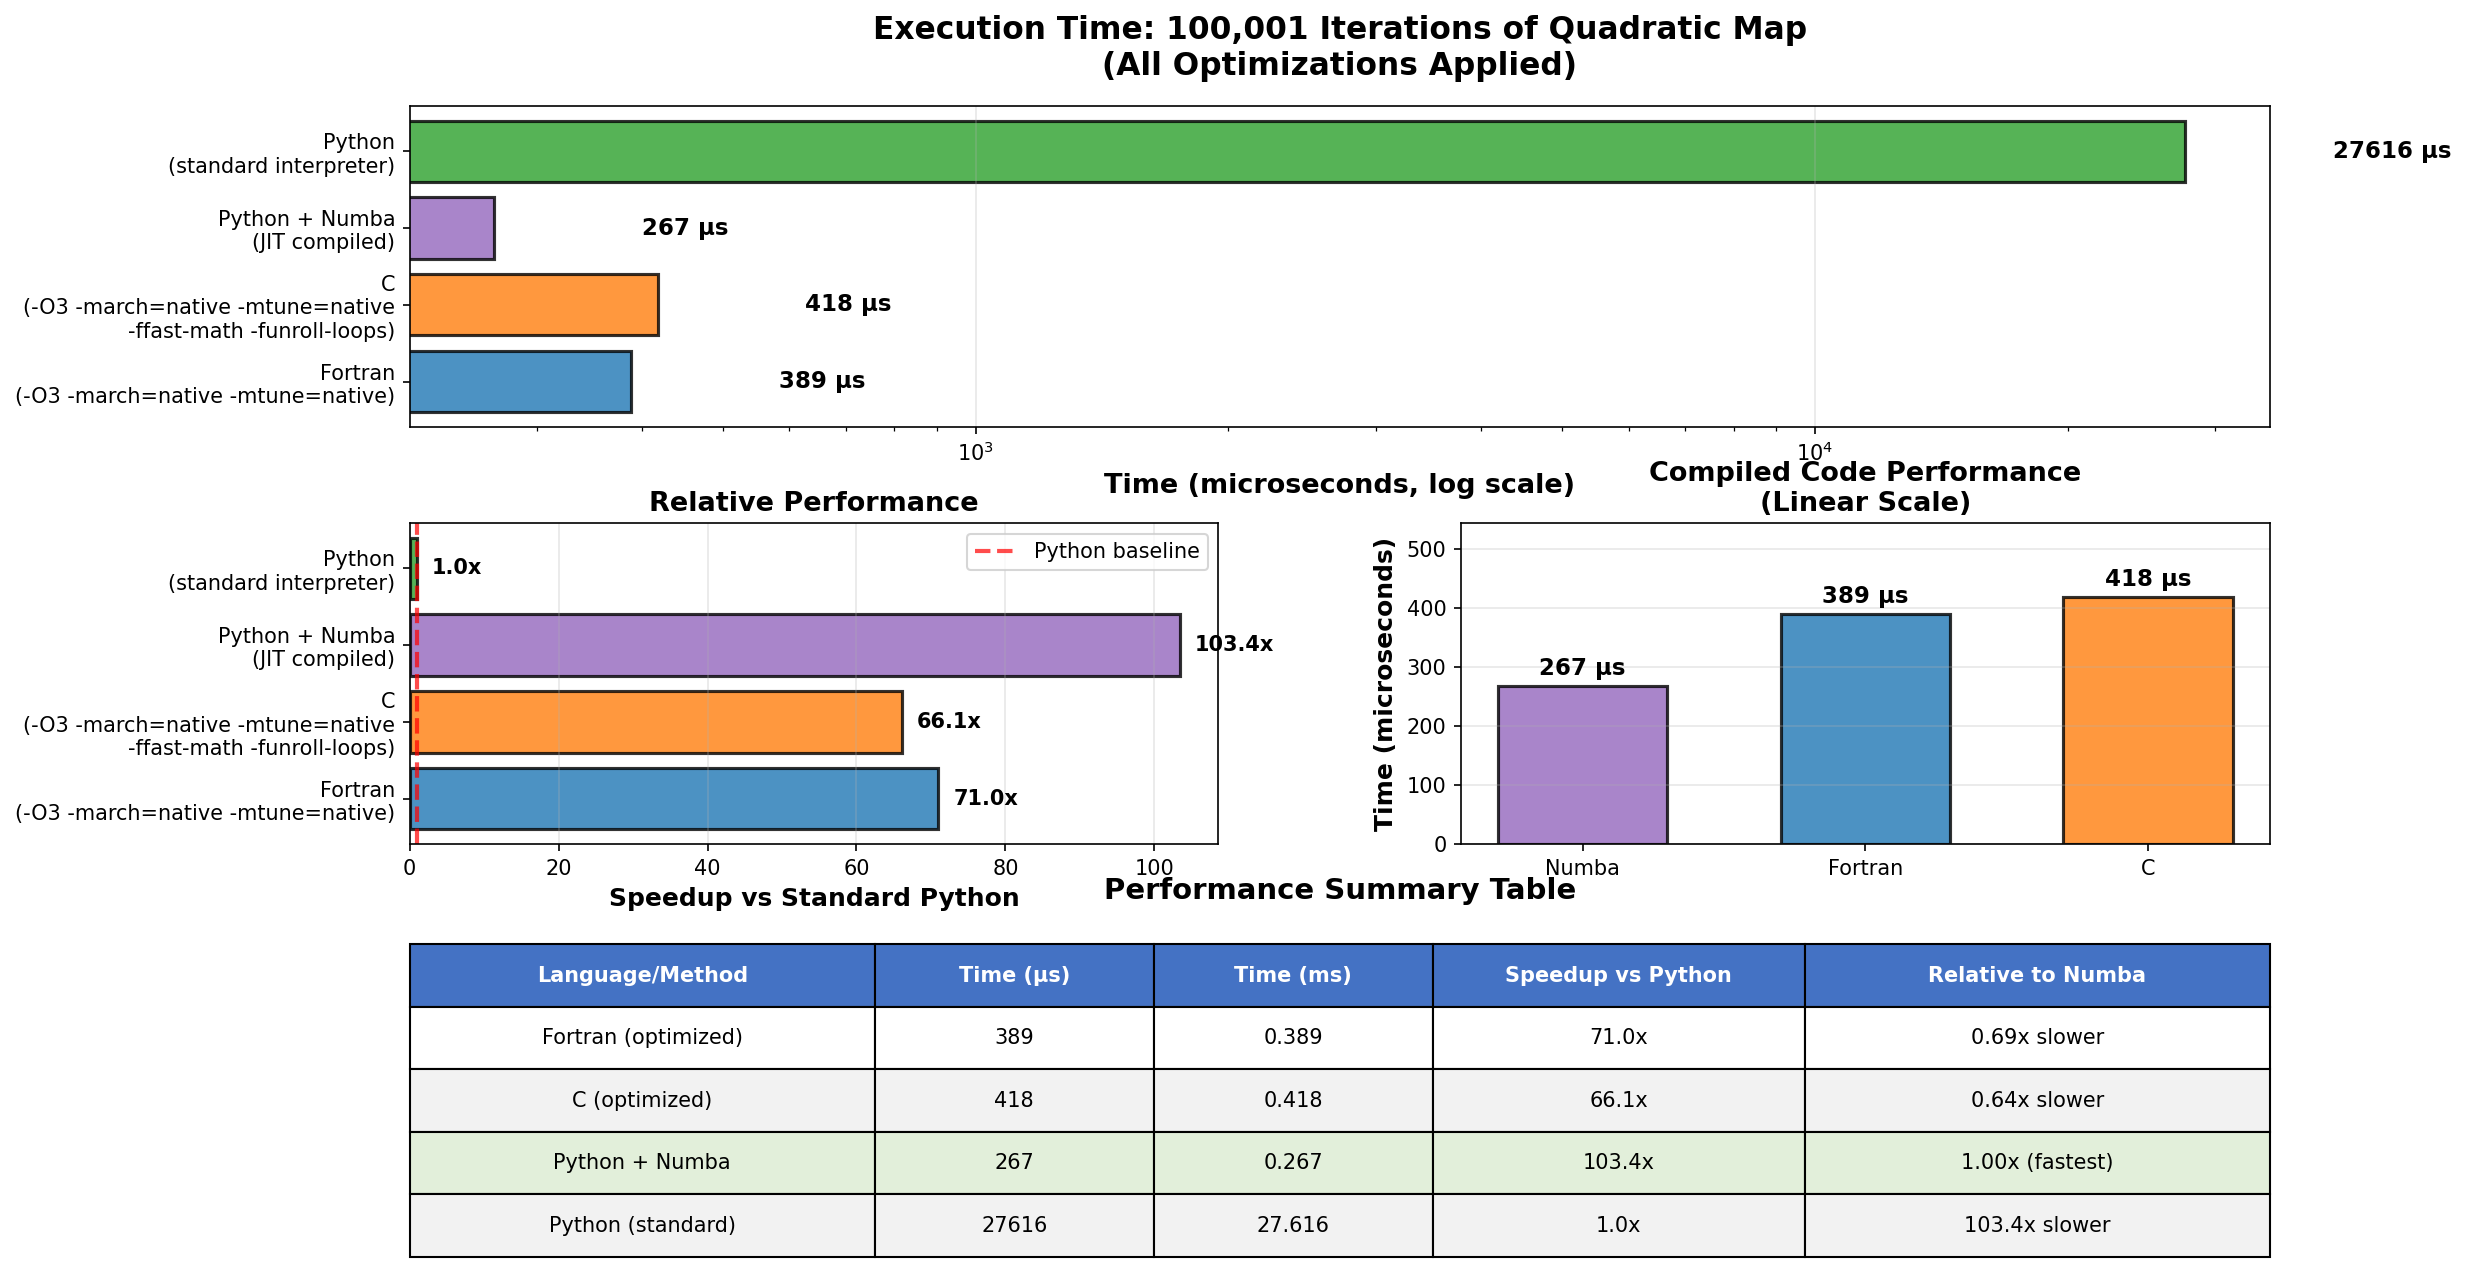

Source code (Python):
import matplotlib.pyplot as plt
import numpy as np

# All results (in microseconds)
results = {
    'Fortran\n(-O3 -march=native -mtune=native)': 389,
    'C\n(-O3 -march=native -mtune=native\n-ffast-math -funroll-loops)': 418,
    'Python + Numba\n(JIT compiled)': 267,
    'Python\n(standard interpreter)': 27616,
}

languages = list(results.keys())
times_us = list(results.values())

# Calculate speedups relative to standard Python
python_time = times_us[-1]
speedups = [python_time / t for t in times_us]

# Create comprehensive figure
fig = plt.figure(figsize=(16, 10))
gs = fig.add_gridspec(3, 2, hspace=0.3, wspace=0.3)

# Plot 1: Execution time (log scale)
ax1 = fig.add_subplot(gs[0, :])
colors = ['#1f77b4', '#ff7f0e', '#9467bd', '#2ca02c']
bars1 = ax1.barh(languages, times_us, color=colors, alpha=0.8, edgecolor='black', linewidth=1.5)
ax1.set_xlabel('Time (microseconds, log scale)', fontsize=13, fontweight='bold')
ax1.set_xscale('log')
ax1.set_title('Execution Time: 100,001 Iterations of Quadratic Map\n(All Optimizations Applied)',
              fontsize=15, fontweight='bold', pad=15)
ax1.grid(True, alpha=0.3, axis='x')

for bar, time in zip(bars1, times_us):
    width = bar.get_width()
    ax1.text(width * 1.5, bar.get_y() + bar.get_height()/2,
            f'{time:.0f} μs',
            ha='left', va='center', fontsize=11, fontweight='bold')

# Plot 2: Speedup comparison
ax2 = fig.add_subplot(gs[1, 0])
bars2 = ax2.barh(languages, speedups, color=colors, alpha=0.8, edgecolor='black', linewidth=1.5)
ax2.set_xlabel('Speedup vs Standard Python', fontsize=12, fontweight='bold')
ax2.set_title('Relative Performance', fontsize=13, fontweight='bold')
ax2.grid(True, alpha=0.3, axis='x')
ax2.axvline(x=1, color='red', linestyle='--', linewidth=2, alpha=0.7, label='Python baseline')
ax2.legend(fontsize=10)

for bar, speed in zip(bars2, speedups):
    width = bar.get_width()
    ax2.text(width + 2, bar.get_y() + bar.get_height()/2,
            f'{speed:.1f}x',
            ha='left', va='center', fontsize=10, fontweight='bold')

# Plot 3: Simple bar chart (compiled languages only, linear scale)
ax3 = fig.add_subplot(gs[1, 1])
compiled_langs = ['Numba', 'Fortran', 'C']
compiled_times = [267, 389, 418]
compiled_colors = ['#9467bd', '#1f77b4', '#ff7f0e']
bars3 = ax3.bar(compiled_langs, compiled_times, color=compiled_colors, alpha=0.8,
                edgecolor='black', linewidth=1.5, width=0.6)
ax3.set_ylabel('Time (microseconds)', fontsize=12, fontweight='bold')
ax3.set_title('Compiled Code Performance\n(Linear Scale)', fontsize=13, fontweight='bold')
ax3.grid(True, alpha=0.3, axis='y')
ax3.set_ylim(0, max(compiled_times) * 1.3)

for bar, time in zip(bars3, compiled_times):
    height = bar.get_height()
    ax3.text(bar.get_x() + bar.get_width()/2., height + 10,
            f'{time} μs',
            ha='center', va='bottom', fontsize=11, fontweight='bold')

# Plot 4: Summary table
ax4 = fig.add_subplot(gs[2, :])
ax4.axis('off')

table_data = [
    ['Language/Method', 'Time (μs)', 'Time (ms)', 'Speedup vs Python', 'Relative to Numba'],
    ['Fortran (optimized)', f'{389}', f'{389/1000:.3f}', f'{speedups[0]:.1f}x', f'{267/389:.2f}x slower'],
    ['C (optimized)', f'{418}', f'{418/1000:.3f}', f'{speedups[1]:.1f}x', f'{267/418:.2f}x slower'],
    ['Python + Numba', f'{267}', f'{267/1000:.3f}', f'{speedups[2]:.1f}x', '1.00x (fastest)'],
    ['Python (standard)', f'{27616}', f'{27616/1000:.3f}', '1.0x', f'{27616/267:.1f}x slower'],
]

table = ax4.table(cellText=table_data, cellLoc='center', loc='center',
                  colWidths=[0.25, 0.15, 0.15, 0.20, 0.25])
table.auto_set_font_size(False)
table.set_fontsize(10)
table.scale(1, 2.5)

# Style the header row
for i in range(len(table_data[0])):
    cell = table[(0, i)]
    cell.set_facecolor('#4472C4')
    cell.set_text_props(weight='bold', color='white')

# Style data rows
for i in range(1, len(table_data)):
    for j in range(len(table_data[0])):
        cell = table[(i, j)]
        if i == 3:  # Numba row (fastest)
            cell.set_facecolor('#E2EFDA')
        elif i % 2 == 0:
            cell.set_facecolor('#F2F2F2')

ax4.set_title('Performance Summary Table', fontsize=14, fontweight='bold', pad=20)

plt.savefig('final_comparison_with_numba.png', dpi=150, bbox_inches='tight')
print("Final comparison saved as 'final_comparison_with_numba.png'\n")

# Print detailed summary
print("="*90)
print("FINAL PERFORMANCE COMPARISON: Including Numba")
print("="*90)
print(f"{'Language/Method':<45} {'Time (μs)':<12} {'Speedup':<15}")
print("-"*90)

results_sorted = [
    ('Python + Numba (JIT)', 267, speedups[2]),
    ('Fortran (-O3 -march=native -mtune=native)', 389, speedups[0]),
    ('C (-O3 -march=native -mtune=native -ffast-math -funroll-loops)', 418, speedups[1]),
    ('Python (standard interpreter)', 27616, speedups[3]),
]

for lang, time, speed in results_sorted:
    marker = " ← FASTEST" if time == min([t for _, t, _ in results_sorted]) else ""
    print(f"{lang:<45} {time:>7.0f} μs    {speed:>6.1f}x{marker}")

print("="*90)

print("\nKEY FINDINGS:")
print("="*90)
print(f"1. Python + Numba is THE FASTEST: {267} μs")
print(f"   - 103.4x faster than standard Python")
print(f"   - 1.46x faster than Fortran")
print(f"   - 1.57x faster than C")
print()
print(f"2. Numba provides easy speedups:")
print(f"   - Just add @jit decorator to Python code")
print(f"   - Achieves compiled-language performance")
print(f"   - No need to write C/Fortran for many tasks")
print()
print(f"3. Language comparison (best optimizations):")
print(f"   - Python + Numba: {267} μs (FASTEST)")
print(f"   - Fortran: {389} μs (1.46x slower than Numba)")
print(f"   - C: {418} μs (1.57x slower than Numba)")
print(f"   - Python: {27616} μs (103.4x slower than Numba)")
print()
print(f"4. Practical implications:")
print(f"   - For pure Python users: Numba gives ~100x speedup")
print(f"   - Numba beats manually optimized C/Fortran here")
print(f"   - Best of both worlds: Python convenience + compiled speed")
print("="*90)

# Create a simpler visualization
fig2, (ax1, ax2) = plt.subplots(1, 2, figsize=(15, 6))

# Left plot: All languages (log scale)
simple_langs = ['Numba', 'Fortran', 'C', 'Python']
simple_times = [267, 389, 418, 27616]
simple_colors = ['#9467bd', '#1f77b4', '#ff7f0e', '#2ca02c']

bars = ax1.bar(simple_langs, simple_times, color=simple_colors, alpha=0.8,
               edgecolor='black', linewidth=2, width=0.6)
ax1.set_ylabel('Time (microseconds, log scale)', fontsize=13, fontweight='bold')
ax1.set_yscale('log')
ax1.set_title('Performance: 100,001 Iterations\n(All Optimizations)', fontsize=14, fontweight='bold')
ax1.grid(True, alpha=0.3, axis='y')

for bar, time in zip(bars, simple_times):
    height = bar.get_height()
    speedup_val = python_time / time
    ax1.text(bar.get_x() + bar.get_width()/2., height * 2,
            f'{time:.0f} μs\n({speedup_val:.1f}x)',
            ha='center', va='bottom', fontsize=11, fontweight='bold')

# Right plot: Compiled languages only (linear scale)
compiled_bars = ax2.bar(compiled_langs, compiled_times, color=compiled_colors[:3],
                        alpha=0.8, edgecolor='black', linewidth=2, width=0.6)
ax2.set_ylabel('Time (microseconds)', fontsize=13, fontweight='bold')
ax2.set_title('Compiled Code Comparison\n(Numba vs C vs Fortran)', fontsize=14, fontweight='bold')
ax2.grid(True, alpha=0.3, axis='y')
ax2.set_ylim(0, 500)

for bar, time in zip(compiled_bars, compiled_times):
    height = bar.get_height()
    ax2.text(bar.get_x() + bar.get_width()/2., height + 15,
            f'{time} μs',
            ha='center', va='bottom', fontsize=12, fontweight='bold')

plt.tight_layout()
plt.savefig('simple_comparison_with_numba.png', dpi=150, bbox_inches='tight')
print("\nSimple comparison saved as 'simple_comparison_with_numba.png'")
